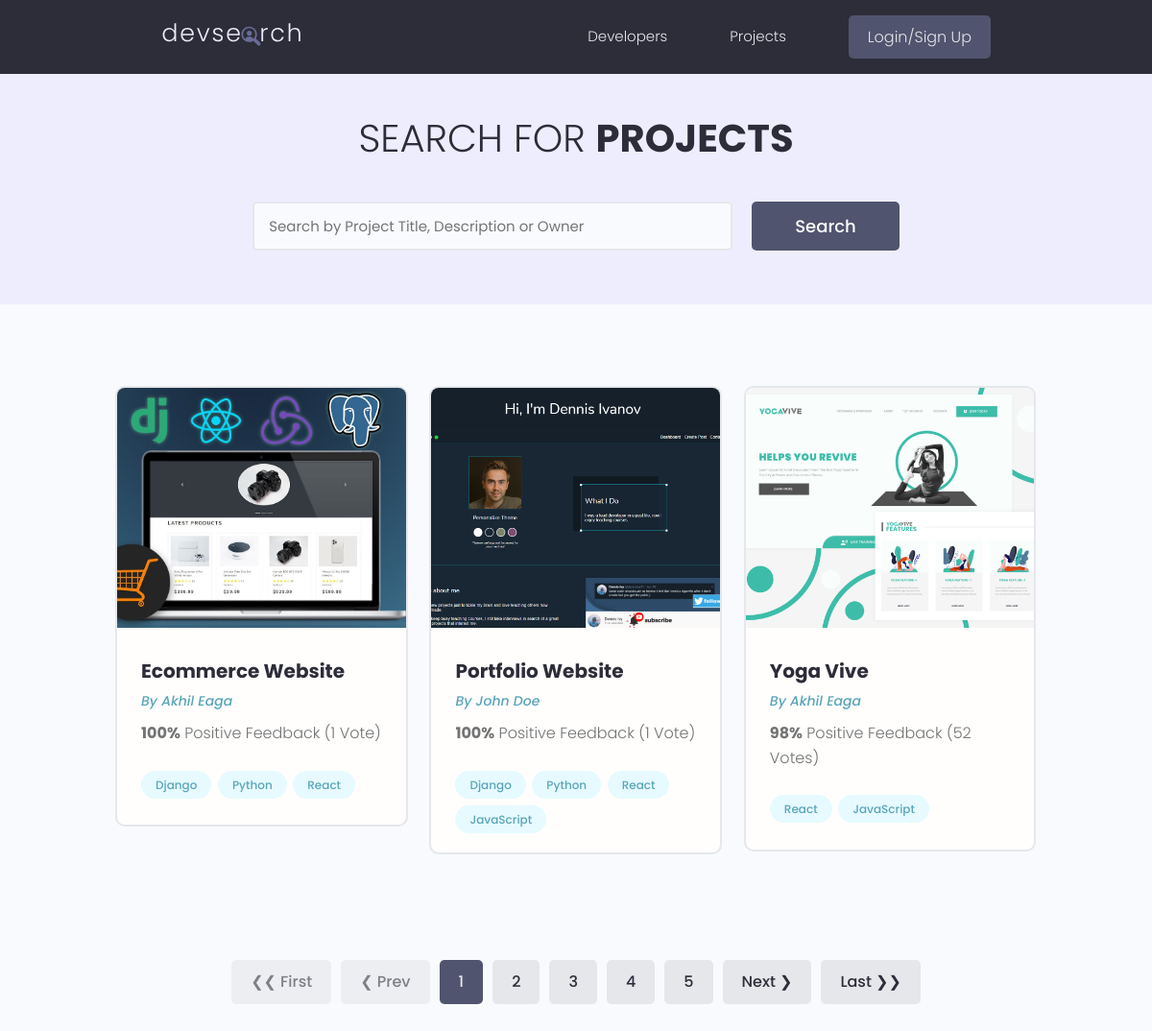
The page /projects/ on the database as committed earlier.
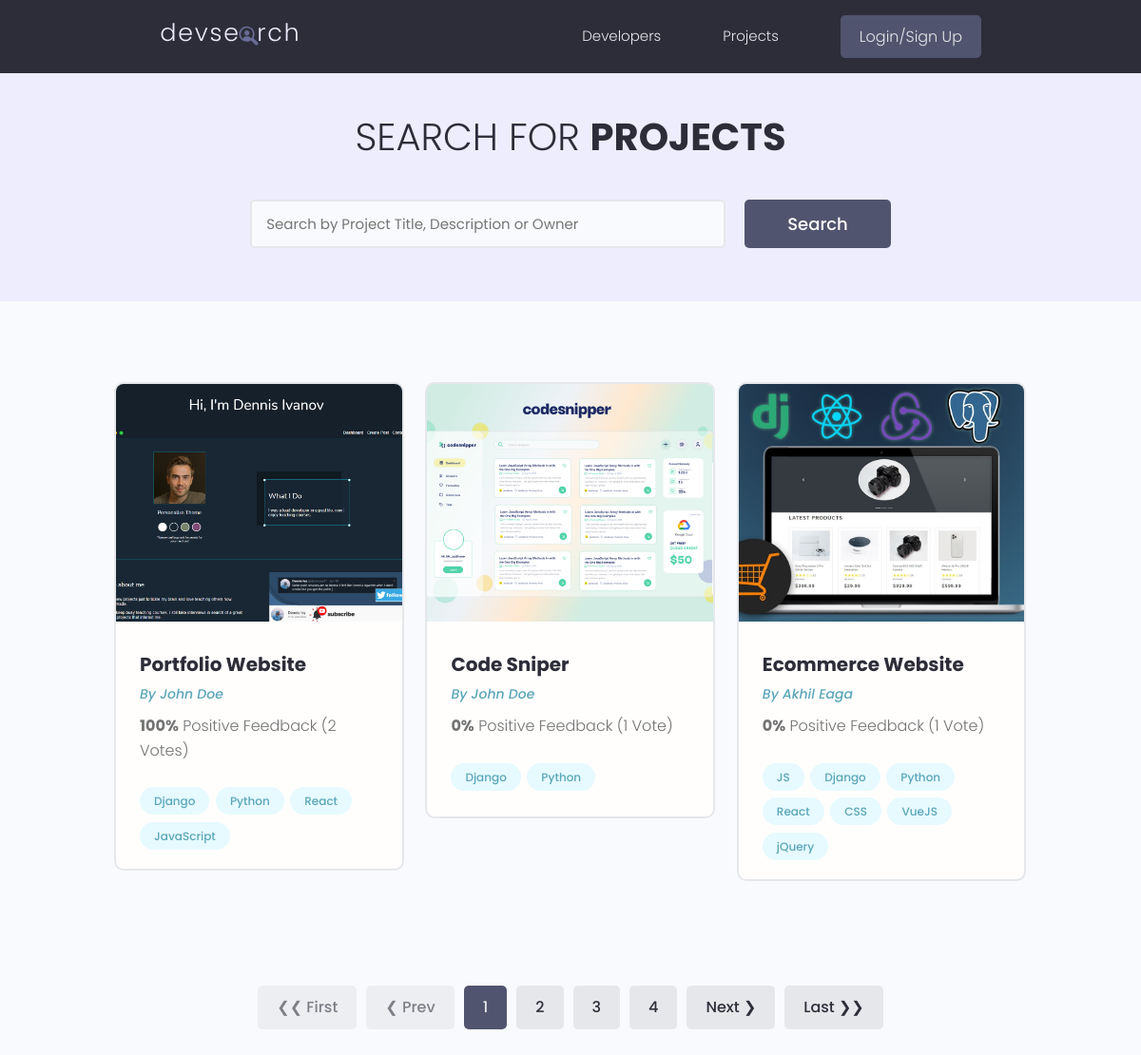
The same page on the database as committed later.
### projects/models.py (models this page shows, shortened)
class Project(models.Model):
    owner = models.ForeignKey(Profile, null=True, blank=True, on_delete=models.CASCADE)
    title = models.CharField(max_length=200)
    description = models.TextField(null=True, blank=True)
    featured_image = models.ImageField(null=True, blank=True, default="default.jpg")
    demo_link = models.CharField(max_length=2000, null=True, blank=True)
    source_link = models.CharField(max_length=2000, null=True, blank=True)
    tags = models.ManyToManyField('Tag', blank=True)
    vote_count = models.IntegerField(default=0, null=True, blank=True)
    vote_ratio = models.IntegerField(default=0, null=True, blank=True)
    created = models.DateTimeField(auto_now_add=True)
    id = models.UUIDField(default=uuid.uuid4, unique=True, primary_key=True, editable=False)
    class Meta:
        ordering = ["-vote_ratio", "-vote_count", 'title']
    @property
    def imageURL(self):
        try:
            url = self.featured_image.url
        except:
            url = ""
        return url

class Tag(models.Model):
    name = models.CharField(max_length=200)
    created = models.DateTimeField(auto_now_add=True)
    id = models.UUIDField(default=uuid.uuid4, unique=True, primary_key=True, editable=False)
    def __str__(self):
        return self.name

### users/models.py (models this page shows, shortened)
class Profile(models.Model):
    user = models.OneToOneField(User, on_delete=models.CASCADE, null=True, blank=True)
    name = models.CharField(max_length=200, null=True, blank=True)
    email = models.EmailField(max_length=500, null=True, blank=True)
    username = models.CharField(max_length=200, null=True, blank=True)
    location = models.CharField(max_length=200, null=True, blank=True)
    short_intro = models.CharField(max_length=200, null=True, blank=True)
    bio = models.TextField(null=True, blank=True)
    profile_image = models.ImageField(null=True, blank=True, upload_to="profiles/", default="profiles/user-default.png")
    social_github = models.CharField(max_length=500, null=True, blank=True)
    social_stackoverflow = models.CharField(max_length=500, null=True, blank=True)
    social_twitter = models.CharField(max_length=500, null=True, blank=True)
    social_linkedin = models.CharField(max_length=500, null=True, blank=True)
    social_youtube = models.CharField(max_length=500, null=True, blank=True)
    social_website = models.CharField(max_length=500, null=True, blank=True)
    created = models.DateTimeField(auto_now_add=True)
    id = models.UUIDField(default=uuid.uuid4, unique=True, primary_key=True, editable=False)

### projects/views.py (the view)
# urls.py: path('projects/', views.getProjects, name="api-projects"), # the name is prefixed with "api-" to prevent name clash with the normal 'projects' route
def projects(request):
    projects, search_query = searchProjects(request)
    results_per_page = 3
    custom_range, projects, paginator = paginateProjects(request, projects, results_per_page)
    context = {
        'projects': projects,
        'search_query': search_query,
        'paginator': paginator,
        'custom_range': custom_range,
    }
    return render(request, 'projects/projects.html', context)

### projects/utils.py (called while the page is built)
def paginateProjects(request, projects, results_per_page):
    page = request.GET.get('page')
    paginator = Paginator(projects, results_per_page)
    try:
        projects = paginator.page(page)
    except PageNotAnInteger:
        page = 1
        projects = paginator.page(page)
    except EmptyPage:
        page = paginator.num_pages
        projects = paginator.page(page)
    left_index = int(page) - 4
    left_index = left_index if left_index >= 1 else 1
    right_index = int(page) + 5
    right_index = right_index if right_index <= paginator.num_pages else paginator.num_pages
    custom_range = range(left_index, right_index + 1) # + 1 because upper extreme of the range is not inclusive
    return custom_range, projects, paginator

def searchProjects(request):
    search_query = ''
    if request.GET.get('search_query'):
        search_query = request.GET.get('search_query')
    tags = Tag.objects.filter(name__icontains=search_query)
    projects = Project.objects.distinct().filter(
        Q(title__icontains=search_query) |
        Q(description__icontains=search_query) |
        Q(owner__name__icontains=search_query) |
        Q(tags__in=tags))
    return projects, search_query

### projects/templates/projects/projects.html (shortened to what this page needs)
{% extends 'main.html' %}
{% block content %}
<main class="projects">
    <section class="hero-section text-center">
        <div class="container container--narrow">
            <div class="hero-section__box">
                <h2>Search for <span>Projects</span></h2>
            </div>
            <div class="hero-section__search">
                <form class="form" id="searchForm" action="{% url 'projects' %}" method="get">
                    <div class="form__field">
                        <input class="input input--text" id="formInput#search" type="text" name="search_query"
                            placeholder="Search by Project Title, Description or Owner" value="{{search_query}}" />
                    </div>
                    <input class="btn btn--sub btn--lg" type="submit" value="Search" />
                </form>
            </div>
        </div>
    </section>
    <section class="projectsList">
        <div class="container">
            <div class="grid grid--three">
                {% for project in projects %}
                <div class="column">
                    <div class="card project">
                        <a href="{% url 'project' project.id %}" class="project">
                            <img class="project__thumbnail" src="{{project.imageURL}}"
                                alt="project thumbnail" />
                            <div class="card__body">
                                <h3 class="project__title">
                                    {{ project.title }}
                                </h3>
                                <p><a class="project__author" href="{% url 'user-profile' project.owner.id %}">By
                                        {{project.owner.name}}</a>
                                </p>
                                <p class="project--rating">
                                    <span style="font-weight: bold;">{{project.vote_ratio}}%</span> Positive
                                    Feedback ({{project.vote_count}}
                                    Vote{{ project.vote_count | pluralize:"s" }})
                                </p>
                                <div class="project__tags">
                                    {% for tag in project.tags.all %}
                                    <span class="tag tag--pill tag--main">
                                        <small>{{ tag }}</small>
                                    </span>
                                    {% endfor %}
                                </div>
                            </div>
                        </a>
                    </div>
                </div>
                {% endfor %}
            </div>
        </div>
    </section>
    {% include 'pagination.html' with query_set=projects custom_range=custom_range paginator=paginator %}
</main>
{% endblock content %}

### templates/main.html (shortened to what this page needs)
<!DOCTYPE html>
{% load static %}
<html lang="en">
<head>
    <link rel="stylesheet" href="https://cdn.iconmonstr.com/1.3.0/css/iconmonstr-iconic-font.min.css" />
    <link rel="stylesheet" href="{% static 'uikit/styles/uikit.css' %}" />
    <link rel="stylesheet" href="{% static 'styles/app.css' %}" />
</head>
<body>
    {% include 'navbar.html' %}
    {% block content %}
    {% endblock content %}
</body>
</html>

### templates/navbar.html (shortened to what this page needs)
{% load static %}
<header class="header">
    <div class="container container--narrow">
        <a href="{% url 'profiles' %}" class="header__logo">
            <img src="{%static 'images/logo.svg' %}" alt="DevSearch Logo" />
        </a>
        <nav class="header__nav">
            <ul class="header__menu">
                <li class="header__menuItem"><a href="{% url 'profiles' %}">Developers</a></li>
                <li class="header__menuItem"><a href="{% url 'projects' %}">Projects</a></li>
                {% if request.user.is_authenticated %}
                <li class="header__menuItem"><a href="{% url 'inbox' %}">Inbox</a></li>
                <li class="header__menuItem"><a href="{% url 'account' %}">My Account</a></li>
                <li class="header__menuItem"><a href="{% url 'logout' %}" class="btn btn--sub">Logout</a></li>
                {% else %}
                <li class="header__menuItem"><a href="{% url 'login' %}" class="btn btn--sub">Login/Sign Up</a></li>
                {% endif %}
            </ul>
        </nav>
    </div>
</header>

### templates/pagination.html
{% if query_set.has_other_pages %}
<div class="pagination">
    <ul class="container">
        {% if query_set.has_previous %}
        <li><a href="?page=1" class="btn page-link" data-page="1">&#10094;&#10094; First</a></li>
        <li><a href="?page={{query_set.previous_page_number}}" class="btn page-link"
                data-page="{{query_set.previous_page_number}}">&#10094; Prev</a></li>
        {% else %}
        <li><a class="btn btn--disabled">&#10094;&#10094; First</a></li>
        <li><a class="btn btn--disabled">&#10094; Prev</a></li>
        {% endif %}
        {% for page in custom_range %}
        {% if page == query_set.number %}
        <li><a href="?page={{page}}" class="btn page-link btn--sub" data-page="{{page}}">{{page}}</a></li>
        {% else %}
        <li><a href="?page={{page}}" class="btn page-link" data-page="{{page}}">{{page}}</a></li>
        {% endif %}
        {% endfor %}
        {% if query_set.has_next %}
        <li><a href="?page={{query_set.next_page_number}}" class="btn page-link"
                data-page="{{query_set.next_page_number}}">Next &#10095;</a>
        </li>
        <li><a href="?page={{paginator.num_pages}}" class="btn page-link" data-page="{{paginator.num_pages}}">Last
                &#10095;&#10095;
            </a></li>
        {% else %}
        <li><a class="btn btn--disabled">Next &#10095;</a></li>
        <li><a class="btn btn--disabled">Last &#10095;&#10095; </a></li>
        {% endif %}
    </ul>
</div>
{% endif %}

### static/styles/app.css (style rules this page uses)
:root { --color-sub: #2d2d39; }
.btn--sub { background-color: var(--color-sub-light); }
.card { border: 2px solid var(--color-light); }
img { width: 100%; }
.header { position: sticky; z-index: 111; background-color: var(--color-sub); padding: 1.5rem 0; }
.header > .container { display: flex; justify-content: space-between; align-items: center; }
.header__logo > img { height: 3.8rem; }
.header__nav > ul { display: inline-flex; align-items: center; list-style: none; gap: 6.5rem; }
.header__menuItem > a { color: var(--color-light); font-weight: 300; }
.hero-section { height: 40vh; display: flex; align-items: center; background-color: var(--color-sub); }
.hero-section__box { margin-bottom: 4rem; }
.hero-section__box > h2, .hero-section__box > h2 > span { font-size: 4rem; color: var(--color-light); line-height: 1.3; text-transform: uppercase; }
.hero-section__box > h2 { font-weight: 300; }
.hero-section__box > h2 > span { font-weight: 700; }
.hero-section__search > .form { display: flex; align-items: center; justify-content: center; gap: 2rem; }
.hero-section__search > .form input.input--text { width: 50rem; }
.pagination { margin-top: 8rem; margin-bottom: 10rem; }
.pagination > ul { flex-wrap: wrap; list-style: none; display: flex; align-items: center; justify-content: center; gap: 1rem; }
.pagination .btn { color: var(--color-sub); }
.pagination .btn.btn--sub { color: var(--color-light); }
.project__author { font-size: 1.4rem; font-style: italic; }
.project--rating { margin-bottom: 1.6em; margin-top: .5em; }
.projects > .hero-section { background: var(--color-sub-lighter); height: 30vh; }
.projects .hero-section__box { margin-bottom: 2.5rem; }
.projects .hero-section__box > h2 { color: var(--color-sub); }
.projects .hero-section__box > h2 > span { font-weight: 700; color: var(--color-sub); }
.projectsList { margin-top: 8rem; }
.project__thumbnail { height: 25rem; object-fit: cover; object-position: top center; }
.project__title { font-size: 2rem; font-weight: 700; color: var(--color-sub); }

### static/uikit/styles/modules/_variables.css (style rules this page uses)
:root { --color-main: #5aa5b9; --color-main-light: #e6faff; --color-sub: #3f4156; --color-sub-light: #51546e; --color-sub-lighter: #ededfd; --color-text: #737373; --color-gray: #8b8b8b; --color-light: #e5e7eb; --color-light-gray: #767676; --color-bg: #f8fafd; --color-white: #fffefd; --color-white-light: #f3f3f3; --color-success: #359e64; --color-success-bg: #def8e8; --color-error: #fc4b0b; --color-error-bg: #fff2ee; --font-base: 'Poppins', arial, helvetica, 'Segoe UI', roboto, ubuntu, sans-serif; --font-monospace: 'Fira Code', 'Courier New', courier, monospace; --font-regular: 300; --font-medium: 500; --font-bold: 700; --generic-shadow: 1px 1px 5px #00000010; --generic-transition: all 0.3s ease-in-out; }

### static/uikit/styles/modules/_base.css (style rules this page uses)
* { margin: 0; padding: 0; box-sizing: border-box; text-rendering: optimizeLegibility; color: inherit; font-size: inherit; }
html { font-size: 50%; }
@media only screen and (min-width: 480px) { html { font-size: 56.25%; } }
@media only screen and (min-width: 1200px) { html { font-size: 62.5%; } }
body { line-height: 1.6; font-weight: 400; font-size: 1.5rem; color: var(--color-text); background-color: var(--color-bg); min-height: 100vh; }

### static/uikit/styles/modules/_typography.css (style rules this page uses)
* { font-family: var(--font-base); }
h2 { font-size: 3.6rem; font-weight: var(--font-bold); }
h3 { font-size: 3.2rem; font-weight: var(--font-medium); }
p, span, strong { font-size: 1.6rem; color: var(--color-text); font-weight: var(--font-regular); }
a { padding-bottom: 2px; text-decoration: none; display: inline-block; color: var(--color-main); font-weight: var(--font-medium); }

### static/uikit/styles/modules/_utilities.css (style rules this page uses)
.container { width: 92%; max-width: 165rem; margin: 0 auto; box-sizing: border-box; }
.container--narrow { width: 92%; max-width: 120rem; }
@media screen and (min-width: 1000px) { .container { width: 90%; } }
@media screen and (min-width: 1000px) { .container--narrow { width: 85%; } }
@media screen and (min-width: 1200px) { .container { width: 80%; } }
@media screen and (min-width: 1200px) { .container--narrow { width: 72%; } }
.text-center { text-align: center; }

### static/uikit/styles/modules/_card.css (style rules this page uses)
.card { border-radius: 1rem; background-color: var(--color-white); border: 1.5px solid var(--color-light); width: auto; height: auto; margin-top: 0.5rem; margin-bottom: 0.5rem; overflow: hidden; }
.card__body, .card__header { padding: 2rem 2.5rem; }

Rows that differ between the two databases and show on the page:
no longer on this page (row edited): Project: imageURL (picture), title "Yoga Vive", owner.name "Akhil Eaga", vote_ratio "98", vote_count "52", vote_count|pluralize "s", Tag (name "React"), Tag (name "JavaScript")
changed Project "Portfolio Website": vote_count "1" → "2"; vote_count|pluralize (not shown) → "s"; moves up the list
now on this page (row unchanged): Project: imageURL (picture), title "Code Sniper", owner.name "John Doe", vote_ratio "0", vote_count "1", Tag (name "Django"), Tag (name "Python")
changed Project "Ecommerce Website": vote_ratio "100" → "0"
added Tag: name "JS", shown under Project "Ecommerce Website"
added Tag: name "CSS", shown under Project "Ecommerce Website"
added Tag: name "VueJS", shown under Project "Ecommerce Website"
added Tag: name "jQuery", shown under Project "Ecommerce Website"
Other text that changed with them:
list line gone: "5"
